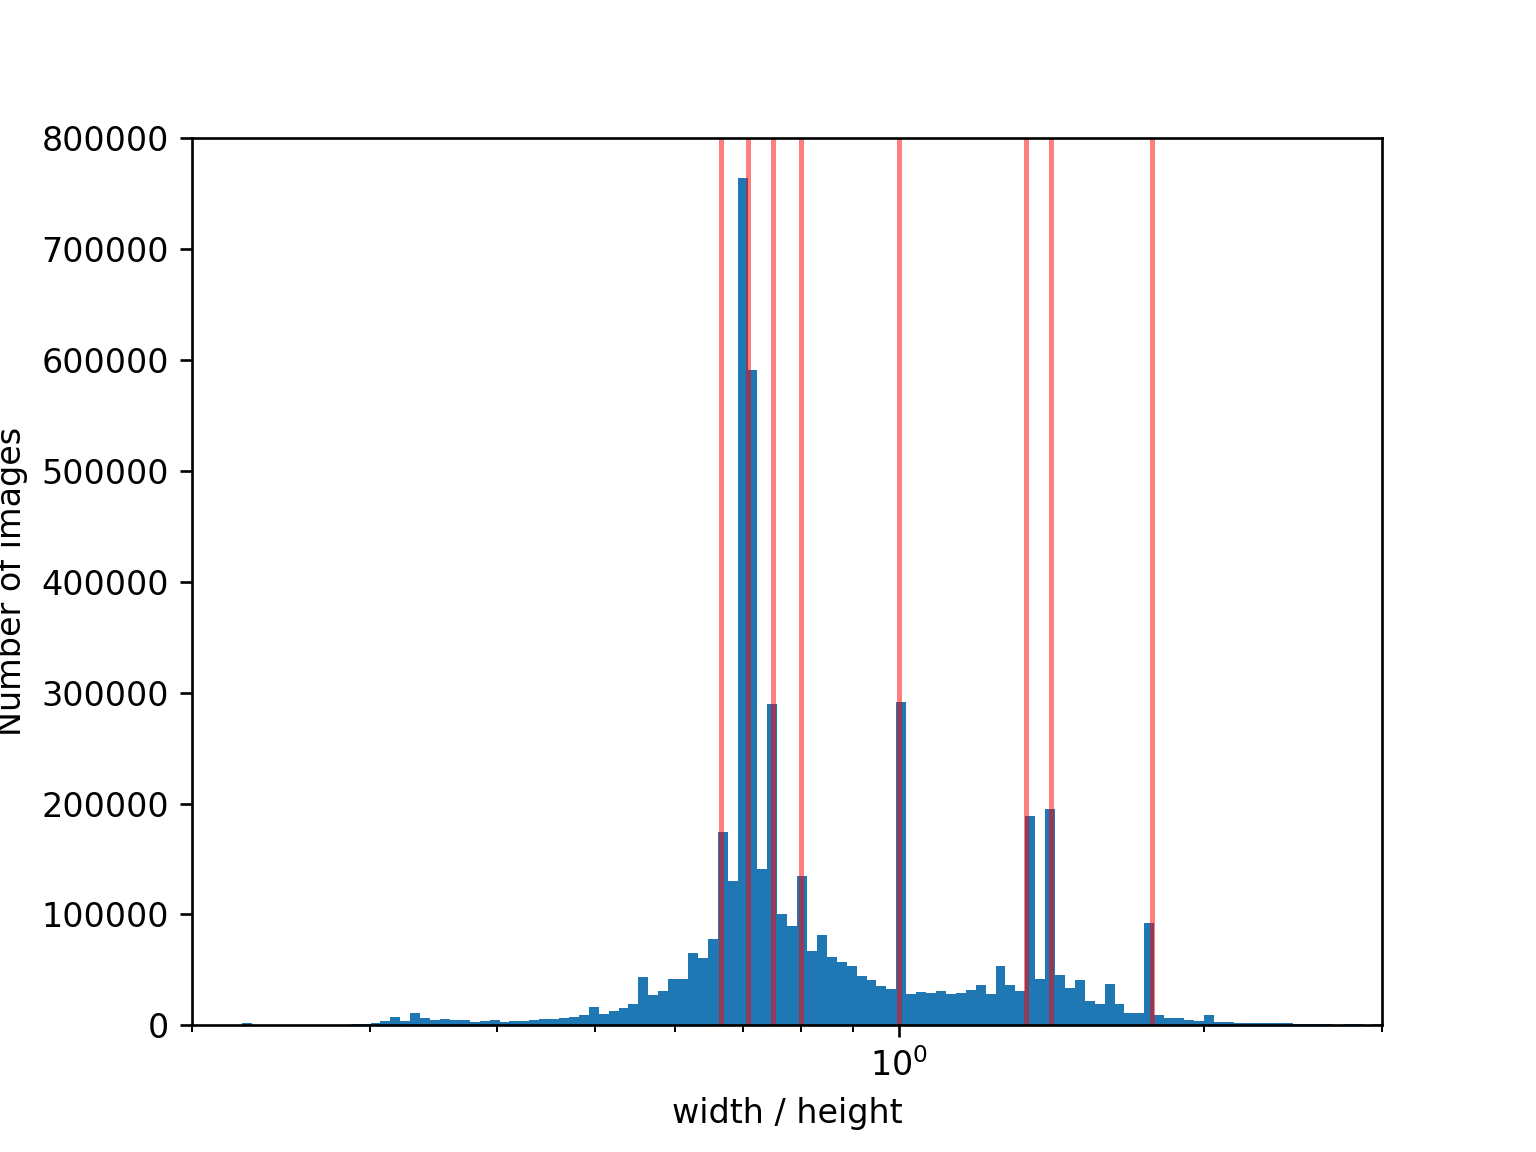

Reproduce this figure in Python.
#!/usr/bin/env python3

import json
import os
from glob import glob
import numpy as np
import matplotlib.pyplot as plt
from multiprocessing import Pool

METADATA_PATH = "/run/media/johannesg/WD-Green-750G/Danbooru2021/metadata"
WITH_TAGS = []
WITHOUT_TAGS = []

files = sorted(glob(os.path.join(METADATA_PATH, "posts*.json")))


def analyze_file(json_file):
    widths = []
    heights = []
    with open(json_file, "r", encoding="utf8") as f:
        line = f.readline()
        while line:
            metadata_dict = json.loads(line)
            tags_okay = True
            for tag in WITH_TAGS:
                if tag not in metadata_dict["tag_string"]:
                    tags_okay = False
            for tag in WITHOUT_TAGS:
                if tag in metadata_dict["tag_string"]:
                    tags_okay = False
            if tags_okay:
                widths.append(int(metadata_dict["image_width"]))
                heights.append(int(metadata_dict["image_height"]))
            line = f.readline()
    return widths, heights


with Pool(processes=len(files)) as pool:
    dimensions = pool.map(analyze_file, files)

widths = []
heights = []
for dimensions_i in dimensions:
    widths += dimensions_i[0]
    heights += dimensions_i[1]
widths = np.array(widths, dtype=float)
heights = np.array(heights, dtype=float)
pixels = widths * heights
aspect_ratios = widths / heights

plt.figure()
start = 100
stop = 10000
plt.hist(np.sqrt(pixels), bins=np.logspace(start=np.log10(start), stop=np.log10(stop), num=121))
plt.xlim(start, stop)
plt.xscale("log")
plt.xlabel(r"$\sqrt{n_\mathrm{px}}$")
plt.ylabel("Number of images")
plt.savefig("size.png", dpi=240)

plt.figure()
start = 0.2
stop = 3
plt.hist(aspect_ratios, bins=np.logspace(start=np.log10(start), stop=np.log10(stop), num=121))
aspect_ratios = np.array([(2, 3), (1, 1.41), (3, 4), (4, 5), (1, 1), (4, 3), (1.41, 1), (16, 9)])
plt.vlines(
    x=aspect_ratios[:, 0]/aspect_ratios[:, 1],
    ymin=0,
    ymax=1000000,
    colors=(1.0, 0.0, 0.0, 0.5),
)
plt.xlim(start, stop)
plt.ylim(0, 800000)
plt.xscale("log")
plt.xlabel("width / height")
plt.ylabel("Number of images")
plt.savefig("aspect_ratio.png", dpi=240)

plt.show()
